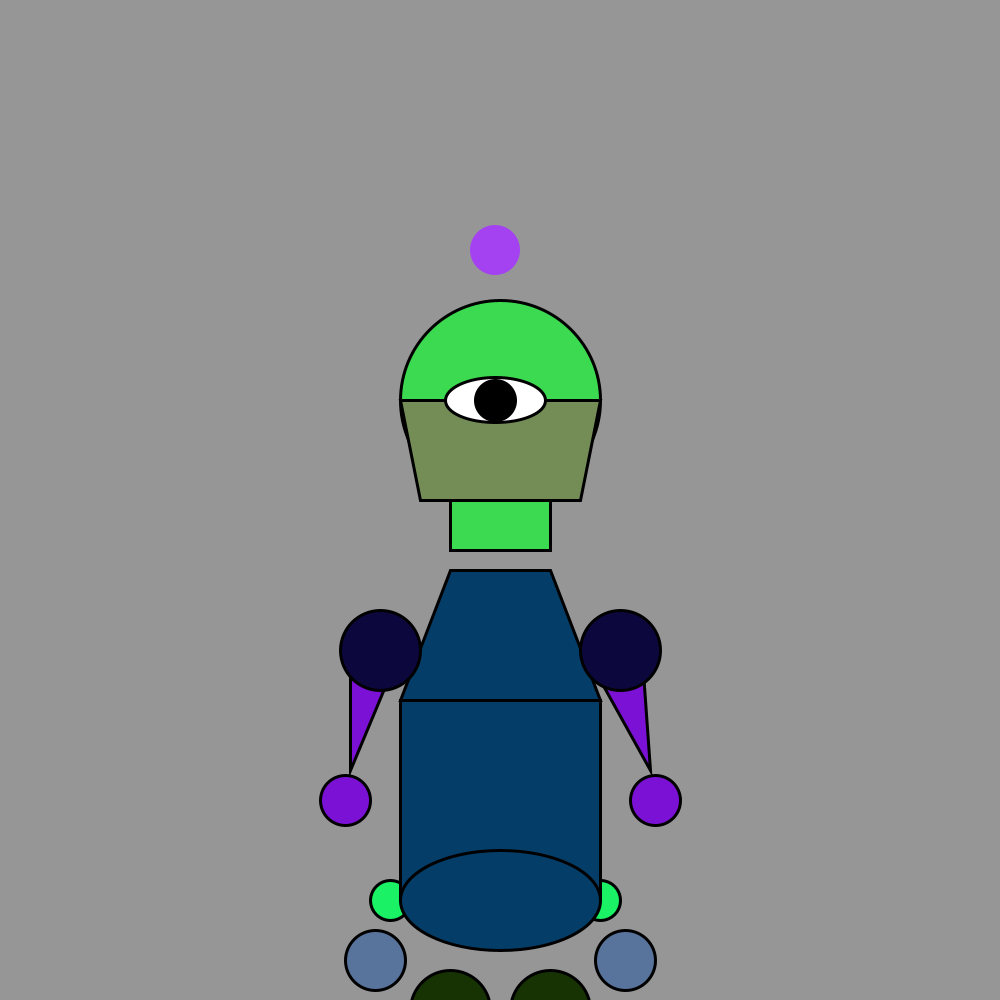
Frame 1 (no input)
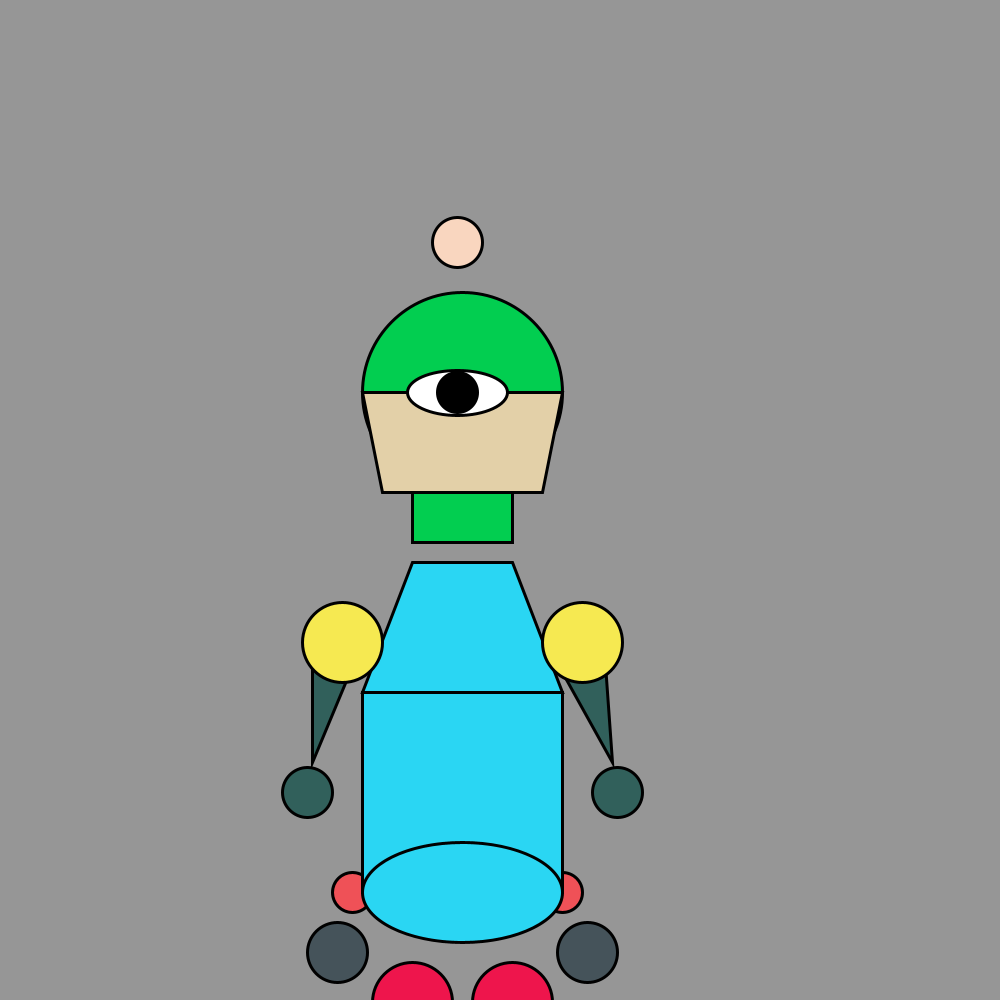
Frame 60 (the mouse pressed at the canvas centre just before this capture)
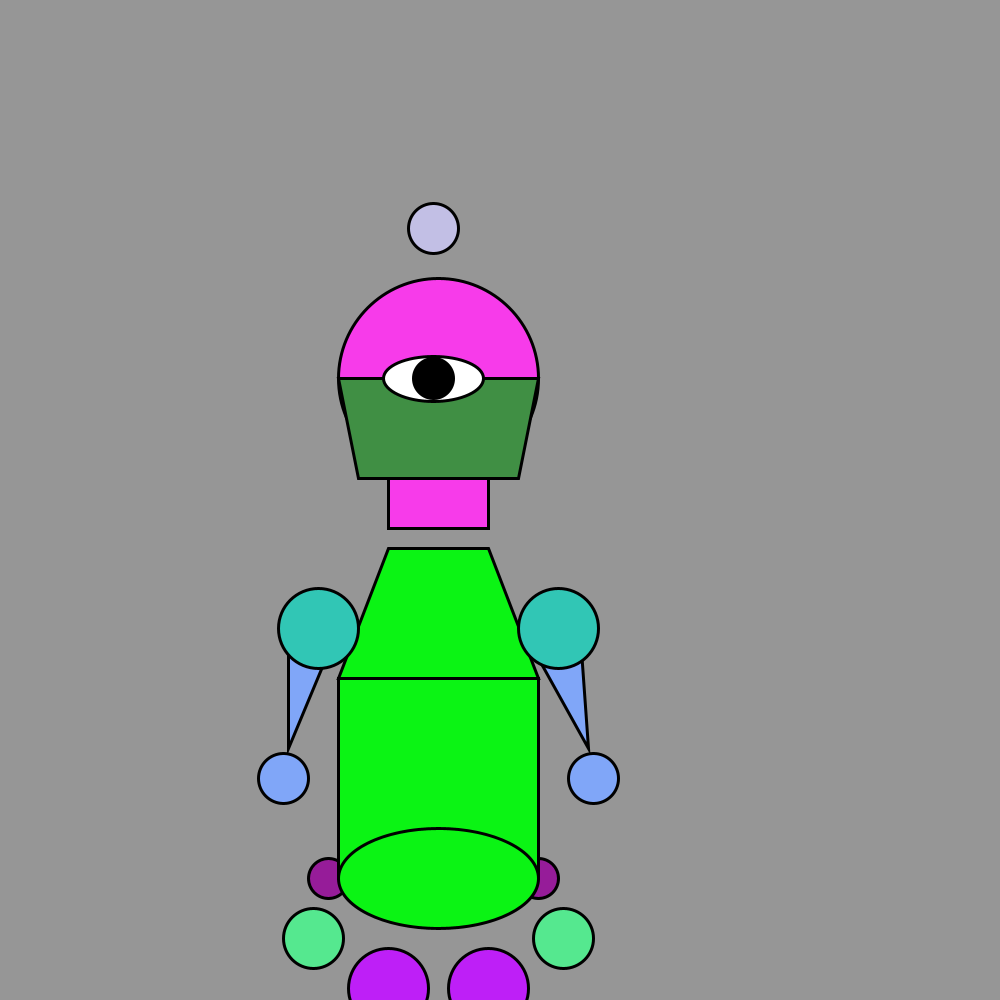
Frame 120 (the mouse held since frame 60 and released just before this capture)

The Processing sketch that drew these frames (run headless with seeded random() and noise(); from frame 60 on, the mouse is pressed at the canvas centre):

// Processing sketch: robot2wtf1
// ── robot2wtf1.pde

float angle =  0.0;
float xOffset;
float yOffset;
float scalar = 100;
float speed = 0.1;
  

void setup() {
  size(1000, 1000);
  noStroke();
  
  xOffset = width /10;
yOffset = height/10;
  
}

void draw(){
  
  
 background(150);
 
 float x = xOffset + sin (angle) * scalar;
 
 float y = yOffset + cos (angle) * scalar;
 
 
    
    
//antenna

   fill (random(255),random(255),random(255));
 ellipse(x + 395, y + 50, 50, 50);

  

//head

stroke (0);
 strokeWeight(3);
 
 
  fill (random(255),random(255),random(255));
  
ellipse(x + 400, y + 200,200,200);

quad (x + 350,y + 250,  x + 450,y + 250,  x + 450, y + 350, x + 350,y + 350  );  // order is mixed but working...

fill (random(255),random(255),random(255));

quad (x + 300,y + 200,   x + 320,y + 300,   x + 480,y + 300,   x + 500,y + 200);




//rolls

fill (random(255),random(255),random(255));

ellipse(x+350,y+810,80,80);
ellipse(x+450,y + 810,80,80);

fill (random(255),random(255),random(255));

ellipse(x +275,y + 760,60,60);
ellipse(x +525,y + 760,60,60);

fill (random(255),random(255),random(255));

ellipse(x +290,y + 700,40,40);
ellipse(x +500,y + 700,40,40);



//body
fill (random(255),random(255),random(255));

quad (x +350,y + 370,  x + 300,y + 500,  x + 500,y + 500,  x + 450,y + 370);

rect(x +300,y + 500,200,200);

ellipse(x +400,y + 700,200,100);


//arms

fill (random(255),random(255),random(255));

triangle(x +250,y + 430,x +300,y + 450,x +250,y + 570);

triangle(x +500,y + 480,x +540,y + 430,x +550,y + 570);

ellipse(x +245,y + 600,50,50);

ellipse(x +555,y + 600,50,50);

//shoulders

stroke (0);
  
  
  fill (random(255),random(255),random(255));

ellipse(x + 280, y + 450,80,80);
ellipse(x+520 , y + 450,80,80);

  //eye

  fill(255);
  ellipse(x + 395, y + 200, 100, 45);

 fill(0);
  ellipse( x + 395,  y + 200, 40, 40);
 

  

  angle+=speed;
    
  }
  



 
 
